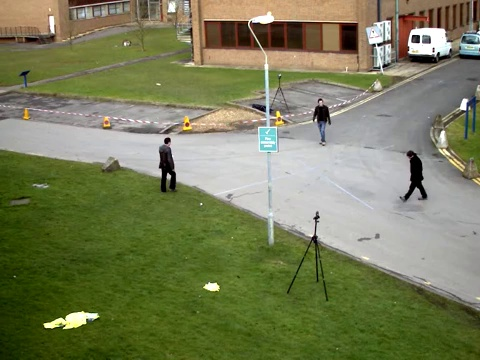
#> input picture vtest-f1.jpg, 480 x 360 px
$ python subtract.py
#> lines starting #> are read from the running program, lines starting #| are printed output that depends on the picture; after the words box and inside, x2 and y2 are one past the last pixel; in counts of white or black regions, pixels touching at a corner belong together
import cv2
import numpy as np

THRESHOLD = 25
background = cv2.imread('vtest-f1.jpg')
#> background is the input picture: shape (360, 480, 3); mean B, G, R 89.4, 125.6, 120.8
background = cv2.cvtColor(background, cv2.COLOR_BGR2GRAY)
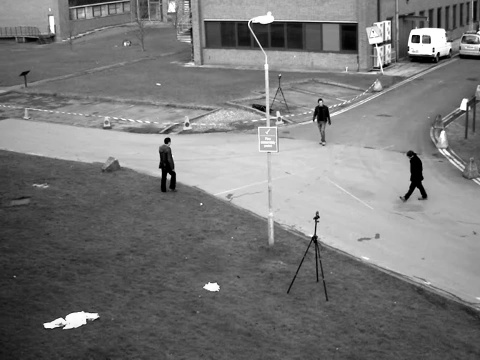
#> background: shape (360, 480); min 0, max 255, mean 120
f1 = cv2.imread('vtest-f2.jpg')
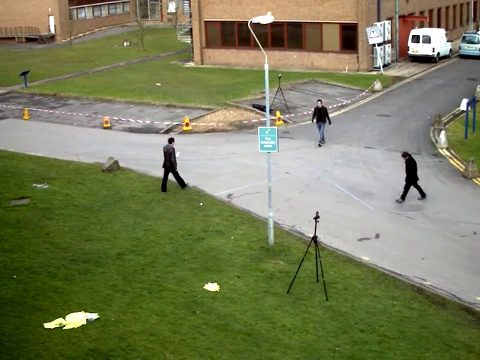
#> input picture vtest-f2.jpg, 480 x 360 px
#> f1 is the input picture: shape (360, 480, 3); mean B, G, R 89.4, 125.6, 120.8
f1 = cv2.cvtColor(f1, cv2.COLOR_BGR2GRAY)
#> f1: shape (360, 480)
result = np.zeros(shape=background.shape)
result_thresholded = np.zeros(shape=background.shape)

for y in range(background.shape[0]):
    for x in range(background.shape[1]):
        # pada cv2.imread tipe ruang warna yang digunakan adalah BGR
    # Jika menggunakan RGB
        # red = abs(int(f1[y][x][2])-int(background[y][x][2]))
        # blue = abs(int(f1[y][x][1])-int(background[y][x][1]))
        # green = abs(int(f1[y][x][0])-int(background[y][x][0]))
        # color = [
        #     255 if blue>THRESHOLD else 0,
        #     255 if green>THRESHOLD else 0,
        #     255 if red>THRESHOLD else 0
        #     ]
    # Jika menggunakan Grayscale
        color_thresholded = 255 if abs(int(background[y][x])-int(f1[y][x]))>25 else 0
        color = abs(int(background[y][x])-int(f1[y][x]))
        result[y][x] = color
        result_thresholded[y][x] = color_thresholded
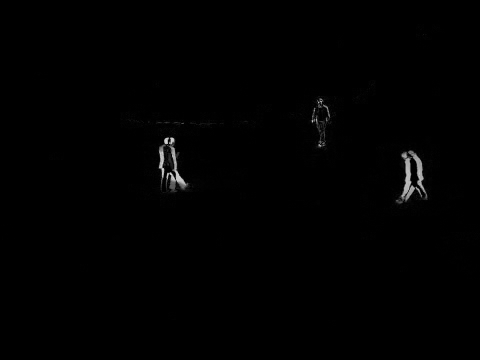
#> result: shape (360, 480) float64; min 0, max 219, mean 1.2
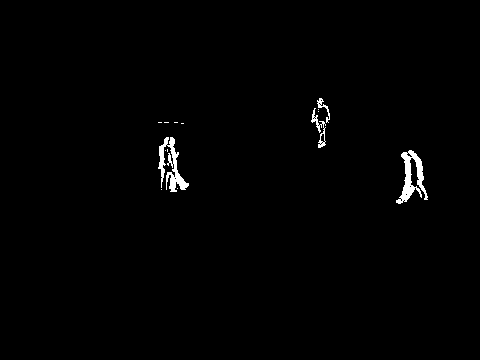
#> result_thresholded: shape (360, 480) float64; 0.93% white; 14 white regions (10 under 20 px), largest, box (x1, y1, x2, y2) and area: (396, 150, 428, 204) 677, (158, 137, 189, 192) 662, (311, 108, 326, 148) 166, (317, 98, 330, 123) 85

result_thresholded = cv2.dilate(result_thresholded, np.ones((3,3), np.uint8),iterations=1)
#> result_thresholded: shape (360, 480) float64; 1.6% white; 6 white regions (2 under 20 px), largest, box (x1, y1, x2, y2) and area: (157, 136, 190, 193) 1100, (395, 149, 429, 205) 1017, (310, 97, 331, 149) 560, (157, 121, 170, 124) 39
result_thresholded = cv2.erode(result_thresholded, np.ones((2,2), np.uint8),iterations=3)
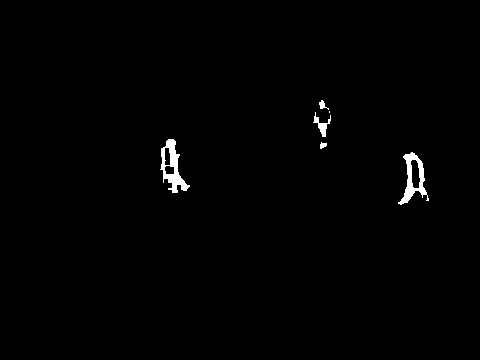
#> result_thresholded: shape (360, 480) float64; 0.84% white; 6 white regions (1 under 20 px), largest, box (x1, y1, x2, y2) and area: (160, 139, 190, 193) 644, (398, 152, 429, 205) 582, (313, 112, 331, 137) 147, (319, 100, 329, 110) 45, (320, 142, 327, 149) 33
result_thresholded = cv2.dilate(result_thresholded, np.ones((3,3), np.uint8),iterations=5)
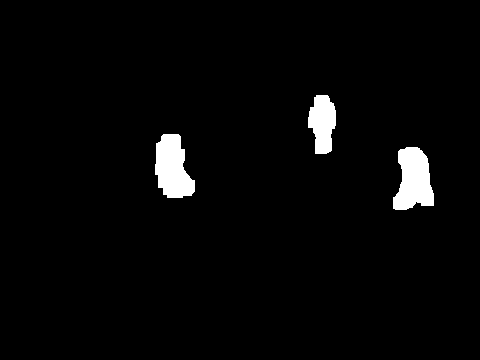
#> result_thresholded: shape (360, 480) float64; 2.8% white; 3 white regions, box (x1, y1, x2, y2) and area: (393, 147, 434, 210) 1861, (155, 134, 195, 198) 1820, (308, 95, 336, 154) 1213
cv2.imwrite('vtest-result.jpg', result_thresholded)
cv2.imshow('Result', result)
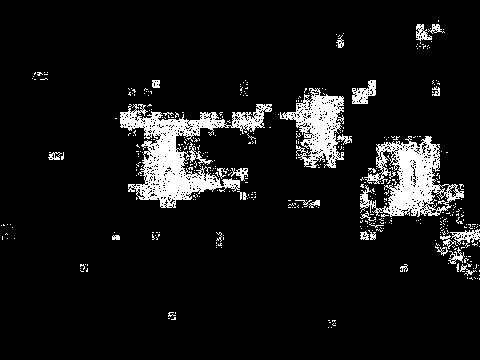
#> window 'Result': shape (360, 480); 8.4% white; 409 white regions (382 under 20 px), largest, box (x1, y1, x2, y2) and area: (120, 104, 272, 208) 5451, (360, 136, 464, 217) 3731, (280, 88, 344, 168) 2450
cv2.imshow('Thresholded', result_thresholded)
cv2.waitKey(0)
